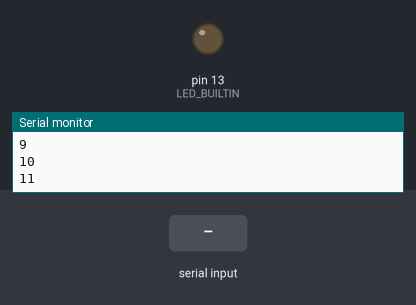
The sketch below on a simulated Arduino Uno, built with avr-gcc and run on an emulated ATmega328P. Parts: output pins drawn as LEDs (lit = HIGH), the last lines printed to the serial monitor. The test bench sets the inputs (shaded band).

Above: at 1.2 s.
1.3 s: "30,150\n" received over Serial
2.8 s: "1\n" received over Serial
At 4.0 s:
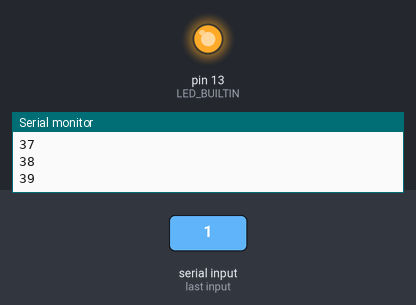
4.3 s: "90,45\n" received over Serial
At 5.3 s:
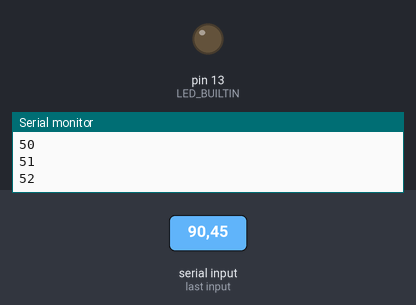
Timing chart, 0 to 7.3 s (numbered marks = the images above; inputs shaded):
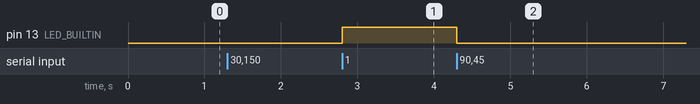

The sketch:

test_count.ino
```cpp
bool switch_cnt = false;
int put_cnt=0;
unsigned long time_previous, time_current;
void setup(){
    pinMode(LED_BUILTIN,OUTPUT);
    Serial.begin(9600);
    time_previous=millis();
}

void loop(){
    time_current=millis();

    if(time_current - time_previous >=100){
        time_previous = time_current;

        if (put_cnt==100) switch_cnt=true;
        else if(put_cnt==0) switch_cnt=false;
        if (switch_cnt == false) put_cnt++;
        else if(switch_cnt == true) put_cnt--;
        Serial.println(put_cnt);
    }


    if(Serial.available()){
        char ch = (char) Serial.read();
        if(isDigit(ch)){
            if((ch - '0') == 1){
                digitalWrite(LED_BUILTIN,HIGH);
            }
            else if((ch - '0') == 0){
                digitalWrite(LED_BUILTIN,LOW);
            }
        }
    }
}
```

Measured:
- after the input at 2.8 s, pin 13 (LED_BUILTIN): LOW → HIGH at once
- after the input at 4.3 s, pin 13 (LED_BUILTIN): HIGH → LOW at once
